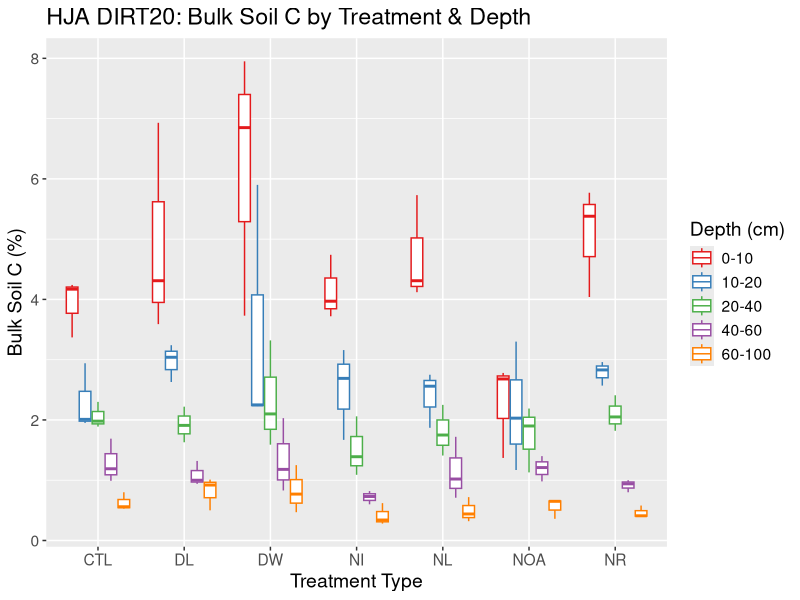
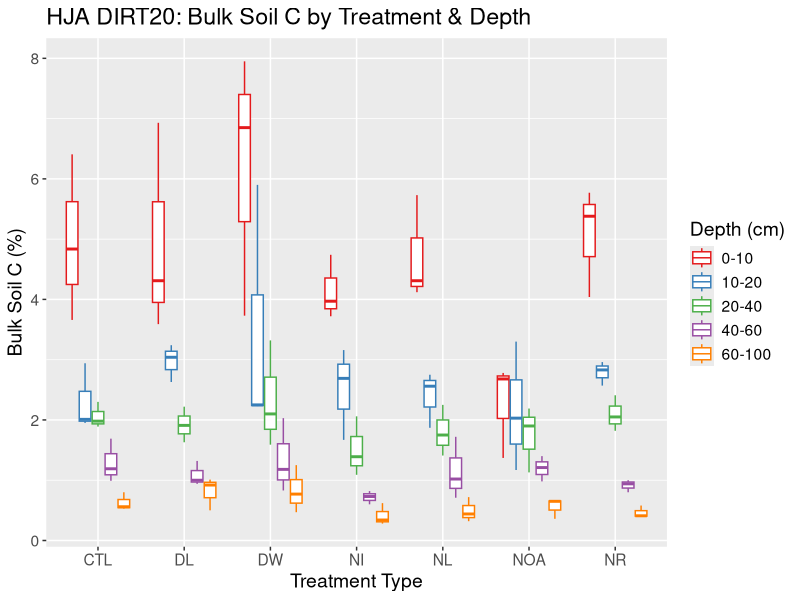
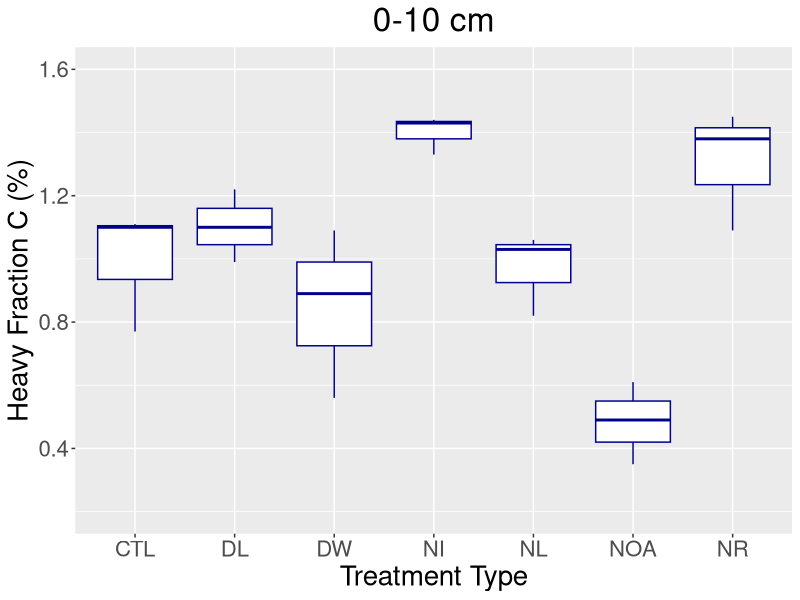
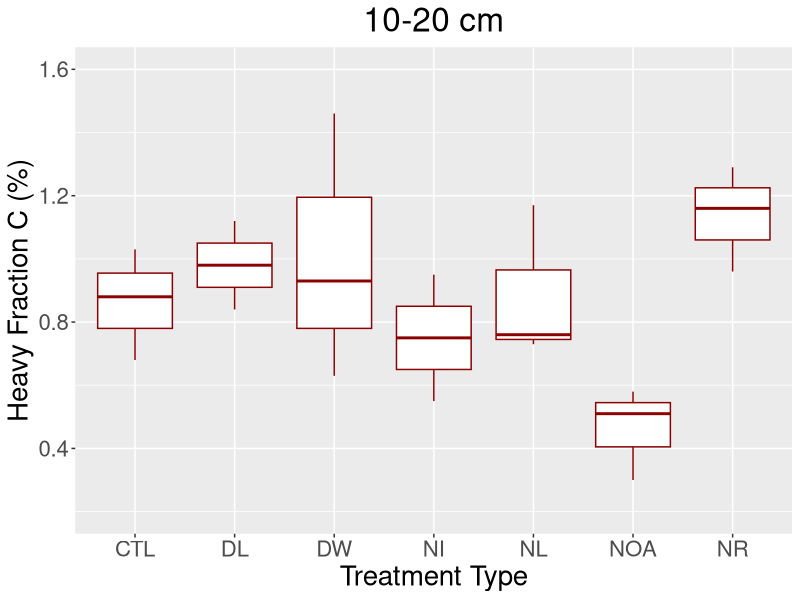
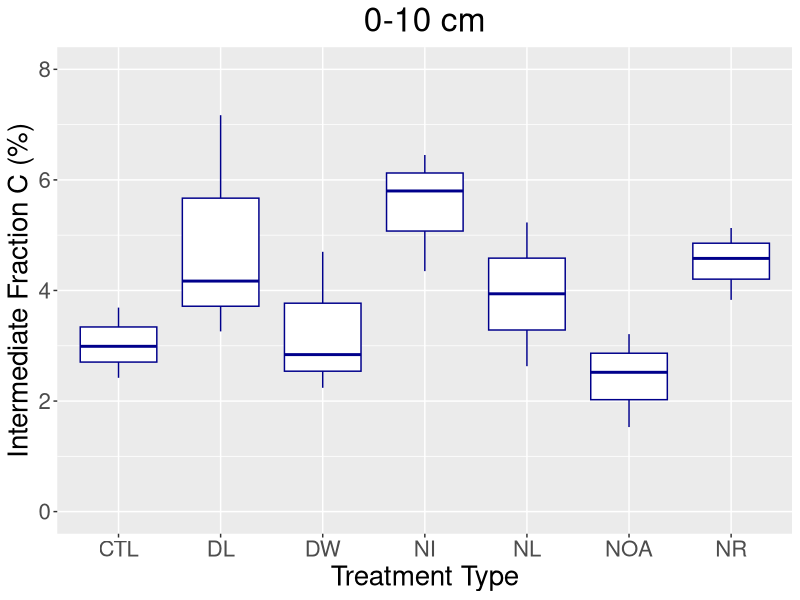
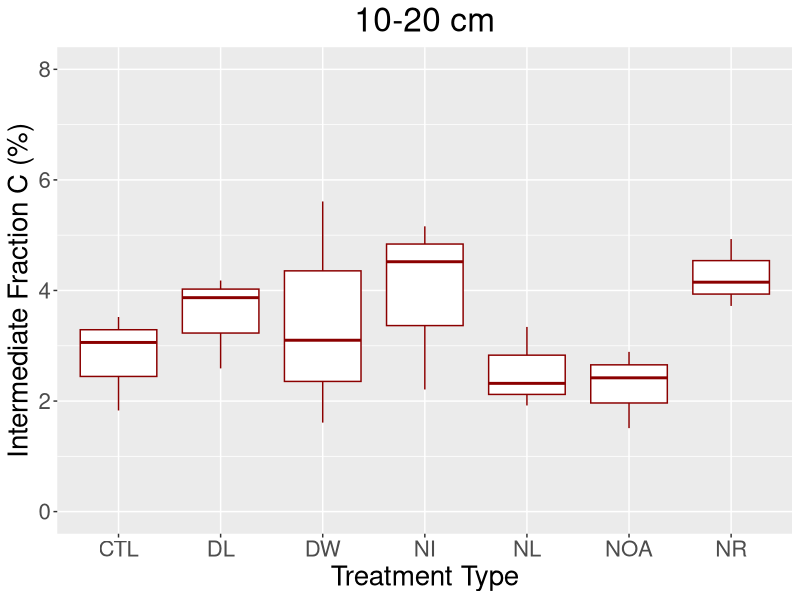
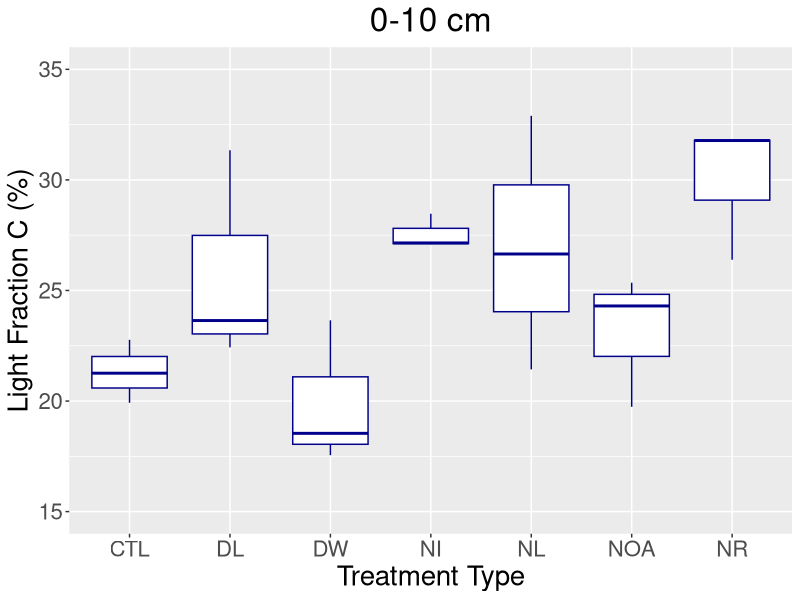
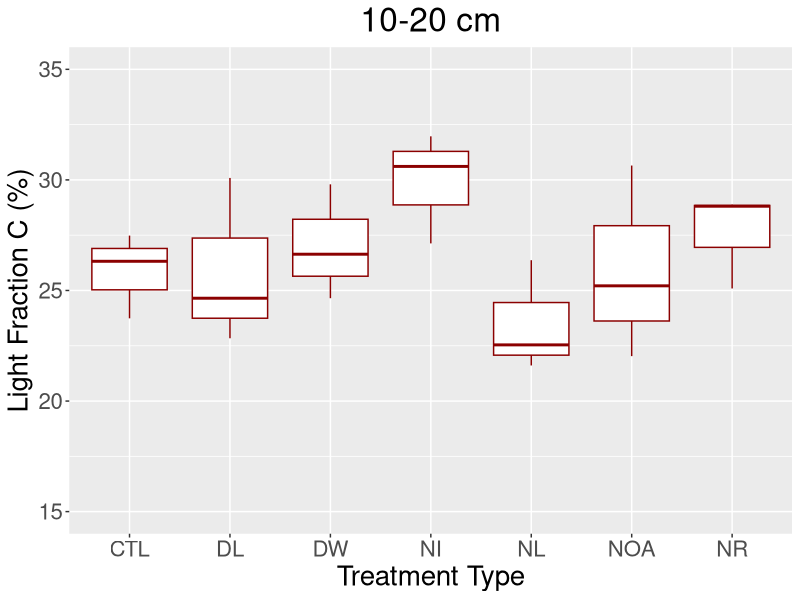

The R script that drew these images, in order:
## ---- chunk 1
knitr::opts_chunk$set(echo = TRUE)
## ---- chunk 2
# Load libraries
library(ggplot2)
library(tidyverse)
library(knitr)
## ---- chunk 3
data.1 <- read.csv("DIRT20_soil_master_raw.csv", as.is=T, skip=1)  #Load data as data.1
kable(data.1[1:8,], caption = "Data table structure")  #Display first few rows of the table
## ---- chunk 4
### Plot soil  percent C by treatment & depth
ggplot(data.1, aes(x=TRT, y=bulk_percC, color=Depth)) + 
  geom_boxplot(data=data.1, aes(color=Depth)) + 
  # geom_jitter(data=data.1, aes(size=0.5), width=0.05, height=0.1) +
  scale_color_brewer(palette="Set1") +
  scale_fill_brewer(palette="Set1") +
  ggtitle("HJA DIRT20: Bulk Soil C by Treatment & Depth") +
  xlab("Treatment Type") + ylab("Bulk Soil C (%)") + labs(color="Depth (cm)") +
  theme(text = element_text(size=14))
## ---- chunk 5
# Create modified dataframe for averaged 0-10 cm control C 
data.1m <- data.1  

# Values are averages from all samplings July 2017 - Feb 2018
data.1m[8,6] <- 4.836
data.1m[12,6] <- 6.407 # This value from plot 12 is where we get the boost
data.1m[14,6] <- 3.66

### Plot soil  percent C by treatment & depth
ggplot(data.1m, aes(x=TRT, y=bulk_percC, color=Depth)) + 
  geom_boxplot(data=data.1m, aes(color=Depth)) + 
  #geom_jitter(data=data.1m, aes(size=0.5), width=0.05, height=0.1) +
  scale_color_brewer(palette="Set1") +
  scale_fill_brewer(palette="Set1") +
  ggtitle("HJA DIRT20: Bulk Soil C by Treatment & Depth") +
  xlab("Treatment Type") + ylab("Bulk Soil C (%)") + labs(color="Depth (cm)") +
  theme(text = element_text(size=14))
## ---- chunk 6
#Create data frame with only the fractionated sample data
data.1f <- data.1 %>% filter(grepl("0-10|10-20", Depth)) %>% filter(Depth != "60-100")

### Plot 0-10 cm heavy fraction soil percent C 
ggplot(data.1f %>% filter(Depth == "0-10"), aes(x=TRT, y=HF_percC)) + 
  geom_boxplot(data=data.1f %>% filter(Depth == "0-10"), color="darkblue") + 
  scale_color_brewer(palette="Set1") +
  scale_fill_brewer(palette="Set1") +
  ggtitle("0-10 cm") +
  xlab("Treatment Type") + ylab("Heavy Fraction C (%)") + 
  theme(legend.position="none", plot.title = element_text(hjust = 0.5), text = element_text(size=20)) +
  ylim(0.2,1.6)

### Plot 10-20 cm heavy fraction soil percent C 
ggplot(data.1f %>% filter(Depth == "10-20"), aes(x=TRT, y=HF_percC)) + 
  geom_boxplot(data=data.1f %>% filter(Depth == "10-20"), color="darkred") + 
  scale_color_brewer(palette="Set1") +
  scale_fill_brewer(palette="Set1") +
  ggtitle("10-20 cm") +
  xlab("Treatment Type") + ylab("Heavy Fraction C (%)") + 
  theme(legend.position="none", plot.title = element_text(hjust = 0.5), text = element_text(size=20)) +
  ylim(0.2,1.6)
## ---- chunk 7
#Create data frame with only the fractionated sample data
data.1f <- data.1 %>% filter(grepl("0-10|10-20", Depth)) %>% filter(Depth != "60-100")

### Plot 0-10 cm intermediate fraction soil percent C 
ggplot(data.1f %>% filter(Depth == "0-10"), aes(x=TRT, y=IF_percC)) + 
  geom_boxplot(data=data.1f %>% filter(Depth == "0-10"), color="darkblue") + 
  scale_color_brewer(palette="Set1") +
  scale_fill_brewer(palette="Set1") +
  ggtitle("0-10 cm") +
  xlab("Treatment Type") + ylab("Intermediate Fraction C (%)") + 
  theme(legend.position="none", plot.title = element_text(hjust = 0.5), text = element_text(size=20)) +
  ylim(0,8)

### Plot 10-20 cm intermediate fraction soil percent C 
ggplot(data.1f %>% filter(Depth == "10-20"), aes(x=TRT, y=IF_percC)) + 
  geom_boxplot(data=data.1f %>% filter(Depth == "10-20"), color="darkred") + 
  scale_color_brewer(palette="Set1") +
  scale_fill_brewer(palette="Set1") +
  ggtitle("10-20 cm") +
  xlab("Treatment Type") + ylab("Intermediate Fraction C (%)") + 
  theme(legend.position="none", plot.title = element_text(hjust = 0.5), text = element_text(size=20)) +
  ylim(0,8)
## ---- chunk 8
#Create data frame with only the fractionated sample data
data.1f <- data.1 %>% filter(grepl("0-10|10-20", Depth)) %>% filter(Depth != "60-100")

### Plot 0-10 cm light fraction soil percent C 
ggplot(data.1f %>% filter(Depth == "0-10"), aes(x=TRT, y=LF_percC)) + 
  geom_boxplot(data=data.1f %>% filter(Depth == "0-10"), color="darkblue") + 
  scale_color_brewer(palette="Set1") +
  scale_fill_brewer(palette="Set1") +
  ggtitle("0-10 cm") +
  xlab("Treatment Type") + ylab("Light Fraction C (%)") + 
  theme(legend.position="none", plot.title = element_text(hjust = 0.5), text = element_text(size=20)) +
  ylim(15,35)

### Plot 10-20 cm light fraction soil percent C 
ggplot(data.1f %>% filter(Depth == "10-20"), aes(x=TRT, y=LF_percC)) + 
  geom_boxplot(data=data.1f %>% filter(Depth == "10-20"), color="darkred") + 
  scale_color_brewer(palette="Set1") +
  scale_fill_brewer(palette="Set1") +
  ggtitle("10-20 cm") +
  xlab("Treatment Type") + ylab("Light Fraction C (%)") + 
  theme(legend.position="none", plot.title = element_text(hjust = 0.5), text = element_text(size=20)) +
  ylim(15,35)
